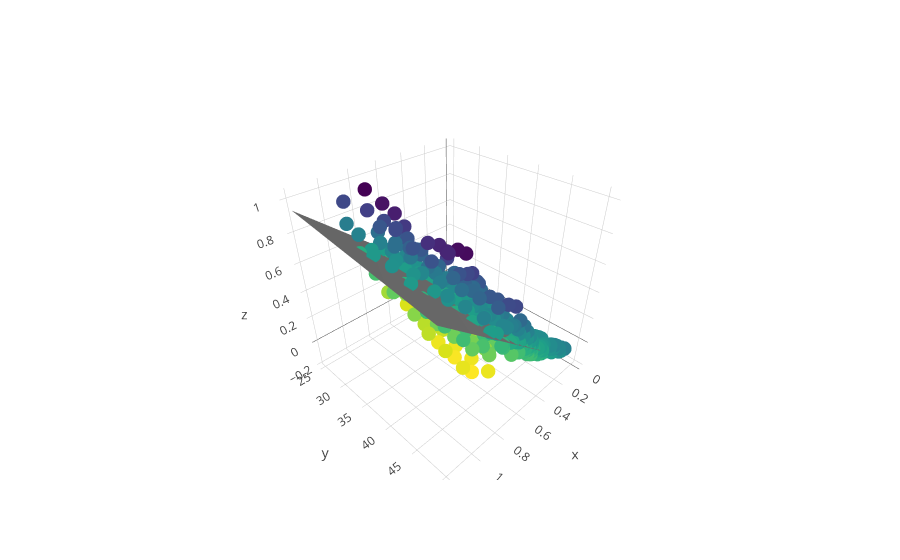

Notebook source saved alongside this figure:
### Code cell
a = model._results.params[0]
b = model._results.params[1]
c = model._results.params[2]
#dir(model)
df4['tst2'] = a + df4['RA'] * b + df4['Y'] * c


x=[]
for i in range(13):
    x.append(float(i/10.))
y=[]
for i in range(25,50):
    y.append(float(i))

tst = []
for yy in y:
    tsty=[]
    for xx in x:
        tsty.append(float(a + xx*b + yy*c))
    tst.append(tsty)
#print(len(x), min(x), max(x))
#print(len(y), min(y), max(y))
#print(len(tst), min(tst), max(tst))
trace5 = go.Surface(x=x,y=y,z=tst,opacity = 1.0,showscale=False,colorscale=[[0, 'rgb(100,100,100)'], [1, 'rgb(100,100,100)']])
layout = go.Layout(autosize=True)





x=list(df4['RA'])
y=list(df4['Y'])
z=list(df4['RX_RZ2'])
err = list(df4['tst2'] - df4['RX_RZ2'])

text = list(df4['Model'])
trace6 = go.Scatter3d(
    x=x,
    y=y,
    z=z,
    text = text,
    mode='markers',
    hoverinfo='all',
    marker=dict(
        size=5,
        color=err,                # set color to an array/list of desired values
        colorscale='Viridis',   # choose a colorscale
        opacity=1.0
    )
)


fig = go.Figure(data=[trace5,trace6],layout=layout)
py.iplot(fig)

### Figure 1 — Plotly figure (JSON) as saved in the notebook; plotly's stock layout.template omitted (floating-point values rounded to 4 significant figures; data arrays with more than 128 entries replaced by an {"elided": "..."} marker saying what was removed)
{"data": [{"colorscale": [[0, "rgb(100,100,100)"], [1, "rgb(100,100,100)"]], "opacity": 1, "showscale": false, "type": "surface", "uid": "4b54184f-304a-4e65-8bb6-729b08bf7949", "x": [0, 0.1, 0.2, 0.3, 0.4, 0.5, 0.6, 0.7, 0.8, 0.9, 1, 1.1, 1.2], "y": [25, 26, 27, 28, 29, 30, 31, 32, 33, 34, 35, 36, 37, 38, 39, 40, 41, 42, 43, 44, 45, 46, 47, 48, 49], "z": {"elided": "25x13 float values"}}, {"hoverinfo": "all", "marker": {"color": {"elided": "588 float values"}, "colorscale": "Viridis", "opacity": 1, "size": 5}, "mode": "markers", "text": {"elided": "588 str values"}, "type": "scatter3d", "uid": "a1935e2a-6309-44aa-aeed-05d79de1191e", "x": {"elided": "588 float values"}, "y": {"elided": "588 float values"}, "z": {"elided": "588 float values"}}], "layout": {"autosize": true}}
